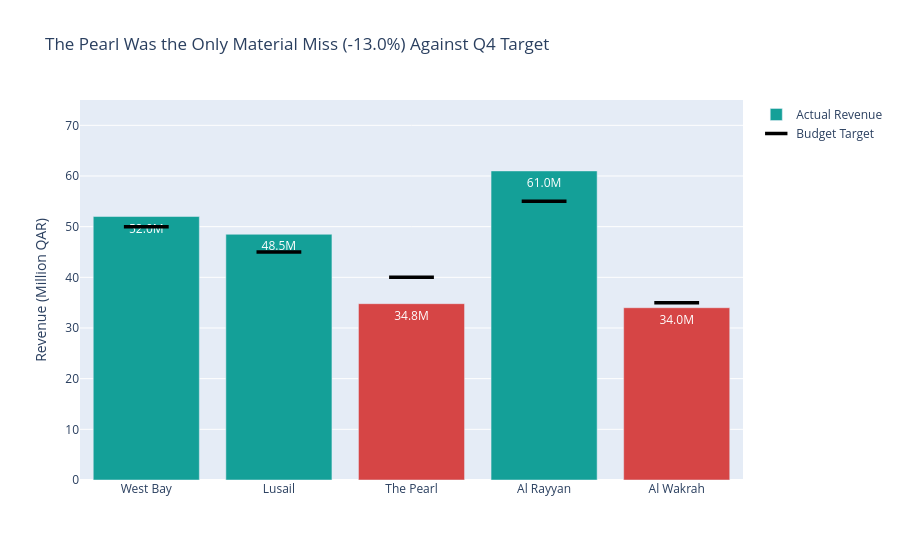

The code cell stored with this chart in its notebook:
### Code cell
# --- Plotly Graph Objects Implementation: Bars + Target Ticks ---
fig = go.Figure()

# Add actual revenue bars
fig.add_trace(go.Bar(
    x=df["zone"],
    y=df["actual_million_qar"],
    name="Actual Revenue",
    marker_color=["#14A098" if not m else "#D64545" for m in df["miss"]],
    text=[f"{v:.1f}M" for v in df["actual_million_qar"]],
    textposition="auto"
))

# Add target horizontal tick markers (symbol='line-ew')
fig.add_trace(go.Scatter(
    x=df["zone"],
    y=df["target_million_qar"],
    name="Budget Target",
    mode="markers",
    marker=dict(symbol="line-ew", size=32, line=dict(width=3.5, color="black"))
))

fig.update_layout(
    title="The Pearl Was the Only Material Miss (-13.0%) Against Q4 Target",
    yaxis_title="Revenue (Million QAR)",
    yaxis_range=[0, 75]
)
fig.show()

### Figure 1 — Plotly figure (JSON) as saved in the notebook; plotly's stock layout.template omitted (floating-point values rounded to 4 significant figures)
{"data": [{"marker": {"color": ["#14A098", "#14A098", "#D64545", "#14A098", "#D64545"]}, "name": "Actual Revenue", "text": ["52.0M", "48.5M", "34.8M", "61.0M", "34.0M"], "textposition": "auto", "type": "bar", "x": ["West Bay", "Lusail", "The Pearl", "Al Rayyan", "Al Wakrah"], "y": [52.0, 48.5, 34.8, 61.0, 34.0]}, {"marker": {"line": {"color": "black", "width": 3.5}, "size": 32, "symbol": "line-ew"}, "mode": "markers", "name": "Budget Target", "type": "scatter", "x": ["West Bay", "Lusail", "The Pearl", "Al Rayyan", "Al Wakrah"], "y": [50.0, 45.0, 40.0, 55.0, 35.0]}], "layout": {"title": {"text": "The Pearl Was the Only Material Miss (-13.0%) Against Q4 Target"}, "yaxis": {"range": [0, 75], "title": {"text": "Revenue (Million QAR)"}}}}
